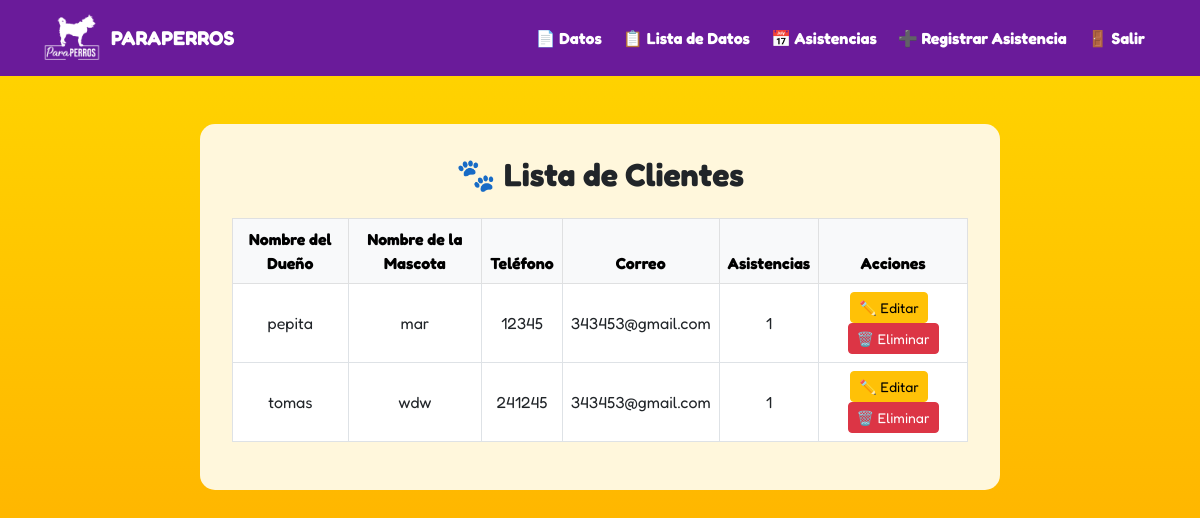
/clientes/ (signed in), run on the app's committed database.
### tasks/models.py (models this page shows, shortened)
class PersonalData(models.Model):
    nombre_dueno = models.CharField(max_length=100)
    nombre_mascota = models.CharField(max_length=100)
    telefono = models.CharField(max_length=15)
    correo = models.EmailField()

### tasks/views.py (the view)
# urls.py: path('clientes/', views.lista_datos_personales, name='lista_datos_personales'),
def lista_datos_personales(request):
    clientes = PersonalData.objects.annotate(num_asistencias=Count('asistencias'))
    return render(request, 'lista_datos_personales.html', {'clientes': clientes})

### tasks/templates/lista_datos_personales.html
{% extends 'base.html' %}
{% block content %}
  <div class="container mt-5" style="background-color: #fff7dc; padding: 2rem; border-radius: 15px; max-width: 800px;">
    <h2 class="text-center mb-4" style="font-weight: bold;">
      🐾 Lista de Clientes
    </h2>
    <table class="table table-bordered text-center align-middle" style="background-color: white;">
      <thead class="table-light">
        <tr>
          <th>Nombre del Dueño</th>
          <th>Nombre de la Mascota</th>
          <th>Teléfono</th>
          <th>Correo</th>
          <th>Asistencias</th>
          <th>Acciones</th>
        </tr>
      </thead>
      <tbody>
        {% for cliente in clientes %}
          <tr>
            <td>{{ cliente.nombre_dueno }}</td>
            <td>{{ cliente.nombre_mascota }}</td>
            <td>{{ cliente.telefono }}</td>
            <td>{{ cliente.correo }}</td>
            <td>{{ cliente.num_asistencias }}</td>
            <td>
              <a href="{% url 'editar_datos_personales' cliente.id %}" class="btn btn-sm btn-warning me-2">✏️ Editar</a>
              <a href="{% url 'eliminar_datos_personales' cliente.id %}" class="btn btn-sm btn-danger">🗑️ Eliminar</a>
            </td>
          </tr>
        {% empty %}
          <tr>
            <td colspan="6">No hay datos registrados.</td>
          </tr>
        {% endfor %}
      </tbody>
    </table>
  </div>
{% endblock %}

### tasks/templates/base.html (style rules this page uses)
body { background: linear-gradient(to bottom, #FFD700, #FFA500); font-family: 'Fredoka', sans-serif; margin: 0; padding: 0; min-height: 100vh; }

### data on the page
PersonalData: nombre_dueno "pepita", nombre_mascota "mar", telefono "12345", correo "343453@gmail.com", num_asistencias "1"
PersonalData: nombre_dueno "tomas", nombre_mascota "wdw", telefono "241245", correo "343453@gmail.com", num_asistencias "1"
